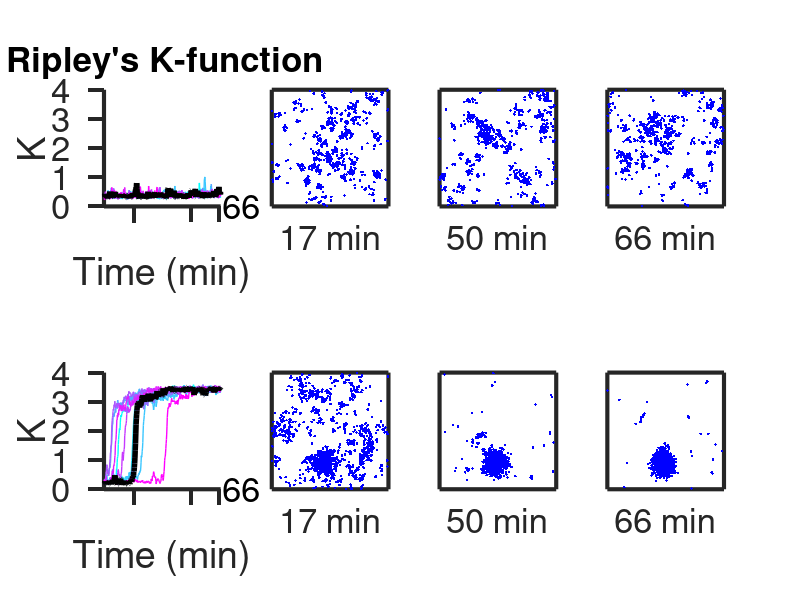

MATLAB code to generate this figure:
% Here we plotted Ripley's K function values calculated from the simulations 
% with 3000 initially uniformly distributed cytosolic Cdc42-GDP, 80 Bem1-GEF, 30
% Far1-GEF, and 2500 receptors.
load('FigureData/FigureS3A.mat')
seeds = 10;
% Color map for the plots
cmap = cool(seeds);
% Time in the unit of minutes
time = (0:10:4000)/60;
figure('units','pixels','position',[300 300 1200 600]); 
for j = 1:seeds
    subplot(2,4,1); hold on
    % Plot time series of K
    plot(time,K(j,:),'color',cmap(j, :),'linewidth',1)
end
ylim([0,4])
xlim([0,Inf])
xlabel('Time (min)')
ylabel('K')
axis square
set(gca,'fontsize',25)
set(gca,'linewidth',3)
set(gca,'TickDir','out');
xticks([17,50,66])
set(gca,'xticklabel',[])
text(68,0,'66','fontsize',25)
title('Ripley''s K-function','fontsize',25,'position',[35,4.4])
set(gca,'TickLength',[0.08, 0.01])

% Mark one line of K in black and plot its snapshots of Cdc42-GTP
plot(time,K(5,:),'color','k','linewidth',4)
L = 8.8623; % domain length
subplot(2,4,2)
plot(x_1,y_1,'b.')
xticks([]); yticks([]); ylim([0,L]); xlim([0,L]); axis square;
xlabel('17 min','fontsize',25)
set(gca,'linewidth',3)

subplot(2,4,3)
plot(x_2,y_2,'b.')
xticks([]); yticks([]); ylim([0,L]); xlim([0,L]); axis square;
xlabel('50 min','fontsize',25)
set(gca,'linewidth',3)

subplot(2,4,4)
plot(x_3,y_3,'b.')
xticks([]); yticks([]); ylim([0,L]); xlim([0,L]); axis square;
xlabel('66 min','fontsize',25)
set(gca,'linewidth',3)

% Here we plotted Ripley's K function values calculated from the simulations 
% with 3000 initially uniformly distributed cytosolic Cdc42-GDP, 280 Bem1-GEF, 30
% Far1-GEF, and 2500 receptors.
load('FigureData/FigureS3B.mat')
seeds = 10;
% Color map for the plots
cmap = cool(seeds);
% Time in the unit of minutes
time = (0:10:4000)/60; 
for j = 1:seeds
    subplot(2,4,5); hold on
    % Plot time series of K
    plot(time,K(j,:),'color',cmap(j, :),'linewidth',1)
end
ylim([0,4])
xlim([0,Inf])
xlabel('Time (min)')
ylabel('K')
axis square
set(gca,'fontsize',25)
set(gca,'linewidth',3)
set(gca,'TickDir','out');
xticks([17,50,66])
set(gca,'xticklabel',[])
text(68,0,'66','fontsize',25)
set(gca,'TickLength',[0.08, 0.01])

% Mark one line of K in black and plot its snapshots of Cdc42-GTP
plot(time,K(5,:),'color','k','linewidth',4)
L = 8.8623; % domain length
subplot(2,4,6)
plot(x_1,y_1,'b.')
xticks([]); yticks([]); ylim([0,L]); xlim([0,L]); axis square;
xlabel('17 min','fontsize',25)
set(gca,'linewidth',3)

subplot(2,4,7)
plot(x_2,y_2,'b.')
xticks([]); yticks([]); ylim([0,L]); xlim([0,L]); axis square;
xlabel('50 min','fontsize',25)
set(gca,'linewidth',3)

subplot(2,4,8)
plot(x_3,y_3,'b.')
xticks([]); yticks([]); ylim([0,L]); xlim([0,L]); axis square;
xlabel('66 min','fontsize',25)
set(gca,'linewidth',3)
